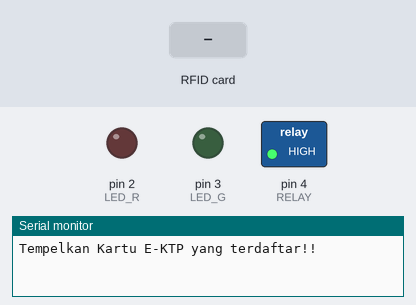
This sketch was run on a simulated Arduino Uno, built with avr-gcc and run on an emulated ATmega328P. Parts: switched loads named in the sketch (green lamp = pin HIGH), output pins drawn as LEDs (lit = HIGH), the last lines printed to the serial monitor. The inputs (shaded band) are chosen by the test bench. Pins used as bus, display or sensor lines are not drawn.

Above: at 1.2 s.
1.3 s: RFID card 05 82 C7 20 4C A1 00 held to the reader
At 2.5 s:
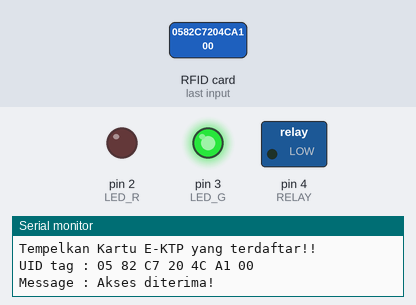
Timing chart, 0 to 13.3 s (numbered marks = the images above; inputs shaded):
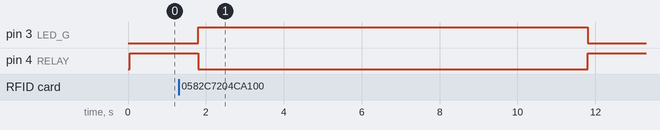

Measured:
- after the input at 1.3 s, pin 3 (LED_G): LOW → HIGH after 0.51 s, → LOW 10.0 s later; pin 4 (RELAY): HIGH → LOW after 0.51 s, → HIGH 10.0 s later

The sketch:

doorlockbyvinsen.ino
```cpp
#include <SPI.h>
#include <MFRC522.h>

#define SS_PIN 10
#define RST_PIN 9
#define LED_G 3     // define green LED pin
#define LED_R 2     // define red LED pin
#define RELAY 4     // relay pin
#define BUZZER 6    // buzzer pin
#define ACCESS_DELAY 10000
#define DENIED_DELAY 1000

MFRC522 mfrc522(SS_PIN, RST_PIN);   // Create MFRC522 instance.

void setup() {
  Serial.begin(9600);   // Initiate a serial communication
  SPI.begin();          // Initiate SPI bus
  mfrc522.PCD_Init();   // Initiate MFRC522

  pinMode(LED_G, OUTPUT);
  pinMode(LED_R, OUTPUT);
  pinMode(RELAY, OUTPUT);
  pinMode(BUZZER, OUTPUT);
  noTone(BUZZER);
  digitalWrite(RELAY, HIGH);

  Serial.println("Tempelkan Kartu E-KTP yang terdaftar!!");
  Serial.println();

  // Cek versi software MFRC555
  byte versi = mfrc522.PCD_ReadRegister(mfrc522.VersionReg);
  if (versi == 0x00 || versi == 0xFF) {
    while (true); // Abaikan perintah-2 berikutnya
  }
}

void loop() {
  // Look for new cards
  if (!mfrc522.PICC_IsNewCardPresent()) {
    return;
  }

  // Select one of the cards
  if (!mfrc522.PICC_ReadCardSerial()) {
    return;
  }

  // Show UID on serial monitor
  Serial.print("UID tag :");
  String content = "";
  byte letter;
  for (byte i = 0; i < mfrc522.uid.size; i++) {
    Serial.print(mfrc522.uid.uidByte[i] < 0x10 ? " 0" : " ");
    Serial.print(mfrc522.uid.uidByte[i], HEX);
    content.concat(String(mfrc522.uid.uidByte[i] < 0x10 ? " 0" : " "));
    content.concat(String(mfrc522.uid.uidByte[i], HEX));
  }
  Serial.println();
  Serial.print("Message : ");
  content.toUpperCase();

  if (content.substring(1) == "05 82 C7 20 4C A1 00") // UID TERDAFTAR 1
  {
    Serial.println("Akses diterima!");
    Serial.println();
    delay(500);
    digitalWrite(RELAY, LOW);
    digitalWrite(LED_G, HIGH);
    delay(ACCESS_DELAY);
    digitalWrite(RELAY, HIGH);
    digitalWrite(LED_G, LOW);
  }
  else if (content.substring(1) == "05 81 C7 20 4C A1 00") // UID TERDAFTAR 2
  {
    Serial.println("Akses diterima!");
    Serial.println();
    delay(500);
    digitalWrite(RELAY, LOW);
    digitalWrite(LED_G, HIGH);
    delay(ACCESS_DELAY);
    digitalWrite(RELAY, HIGH);
    digitalWrite(LED_G, LOW);
  }
  else {
    Serial.println("Akses ditolak!");
    digitalWrite(LED_R, HIGH);
    tone(BUZZER, 300);
    delay(DENIED_DELAY);
    digitalWrite(LED_R, LOW);
    noTone(BUZZER);
  }
  mfrc522.PICC_HaltA();
}
```
